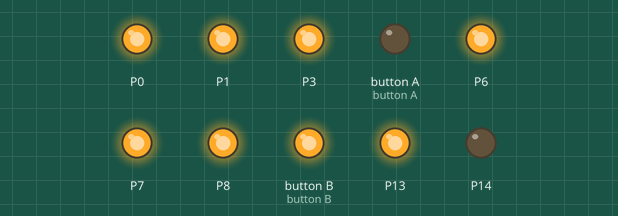
Recording of a program running on a simulated BBC micro:bit (MakeCode). Parts: output pins drawn as LEDs (lit = HIGH).

Above: at 0.1 s.
Timing chart, 0 to 1.6 s (numbered marks = the images above):
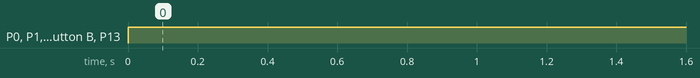

Measured:
- by itself, P0, P1, P3, P6–8, button B, P13: LOW → HIGH at 0.00 s

The program:

main.ts
```typescript
led.enable(false)
basic.forever(function () {
    pins.digitalWritePin(DigitalPin.P5, 0)
    pins.digitalWritePin(DigitalPin.P14, 0)
    pins.digitalWritePin(DigitalPin.P3, 1)
    pins.digitalWritePin(DigitalPin.P6, 1)
    pins.digitalWritePin(DigitalPin.P1, 1)
    pins.digitalWritePin(DigitalPin.P7, 1)
    pins.digitalWritePin(DigitalPin.P11, 1)
    pins.digitalWritePin(DigitalPin.P0, 1)
    pins.digitalWritePin(DigitalPin.P13, 1)
    pins.digitalWritePin(DigitalPin.P8, 1)
})
```

test.ts
```typescript
// les tests vont ici ; cela ne sera pas compilé si ce paquet est utilisé en tant qu'extension.
```
